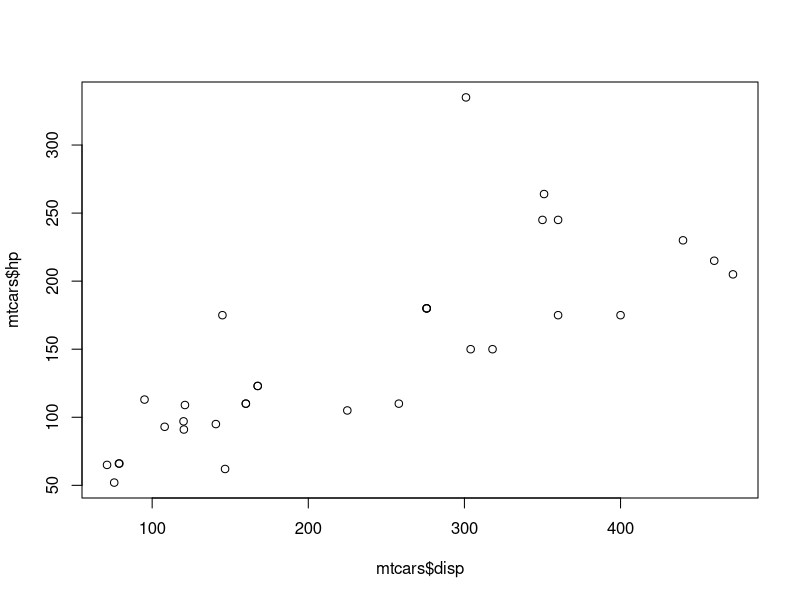
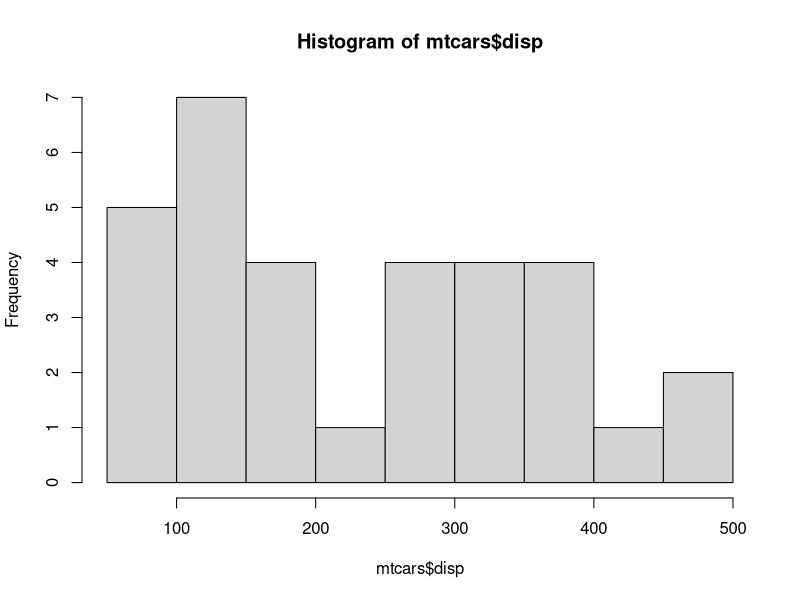
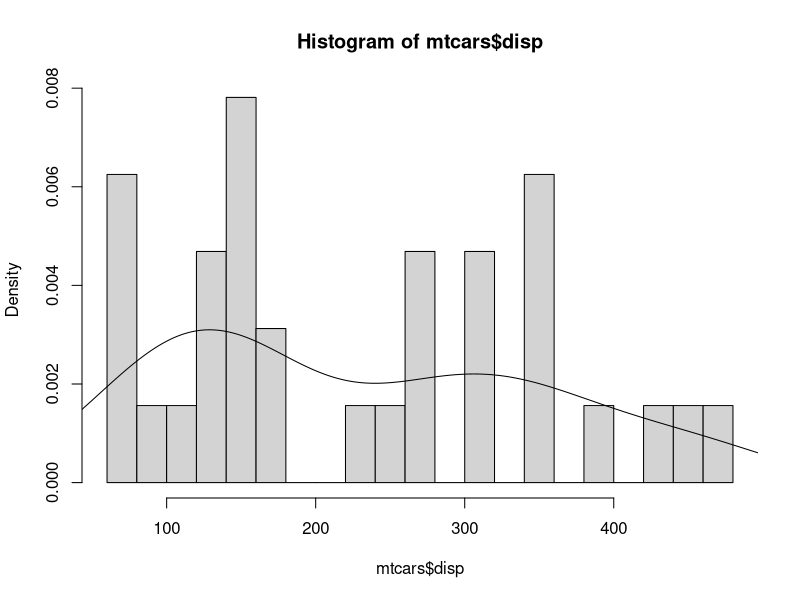
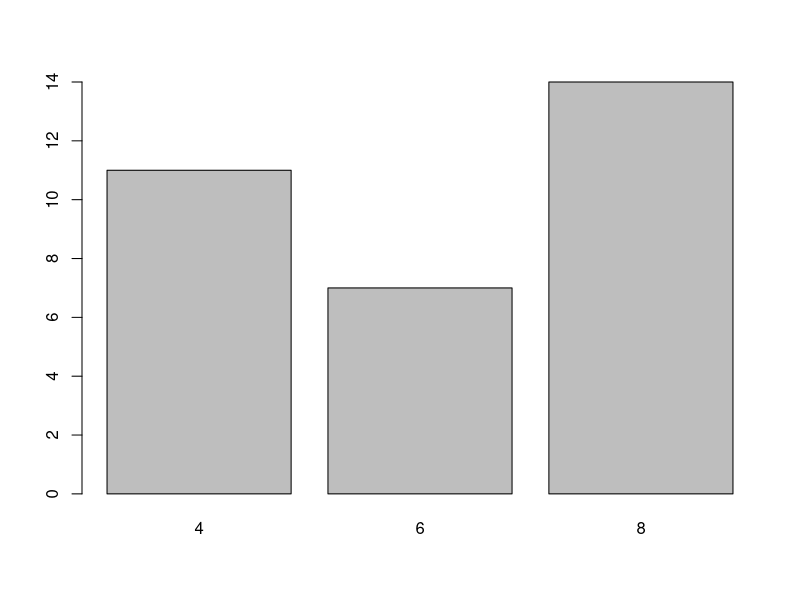
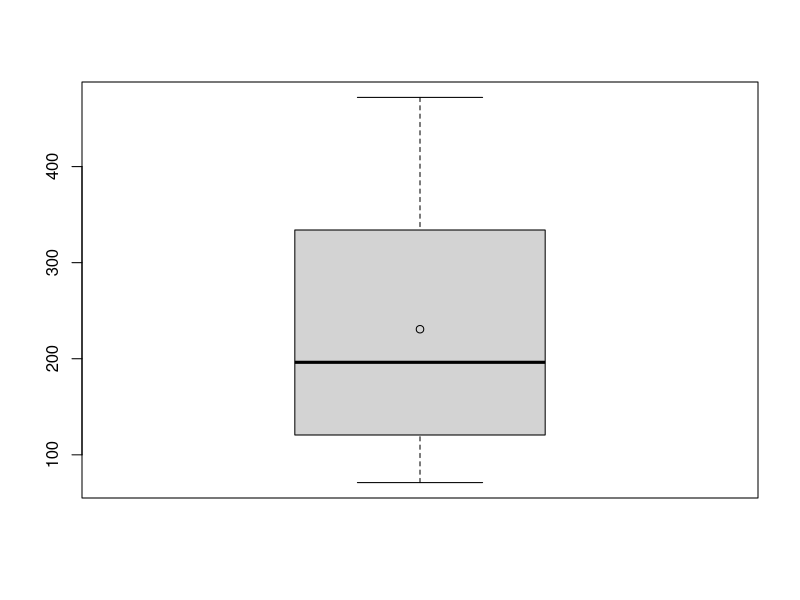
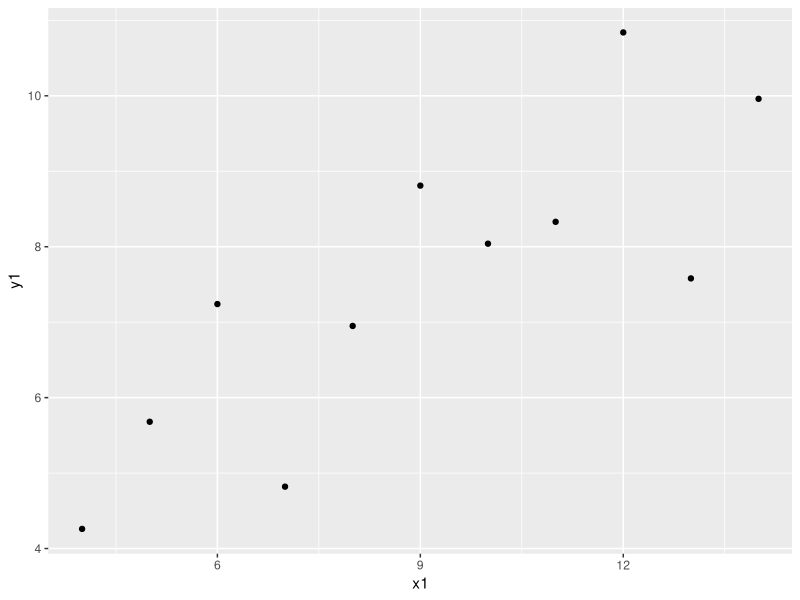
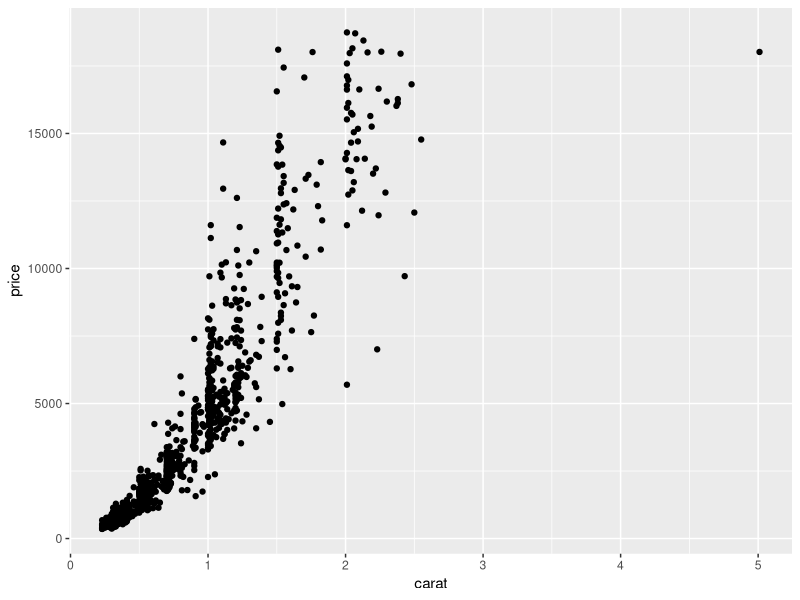
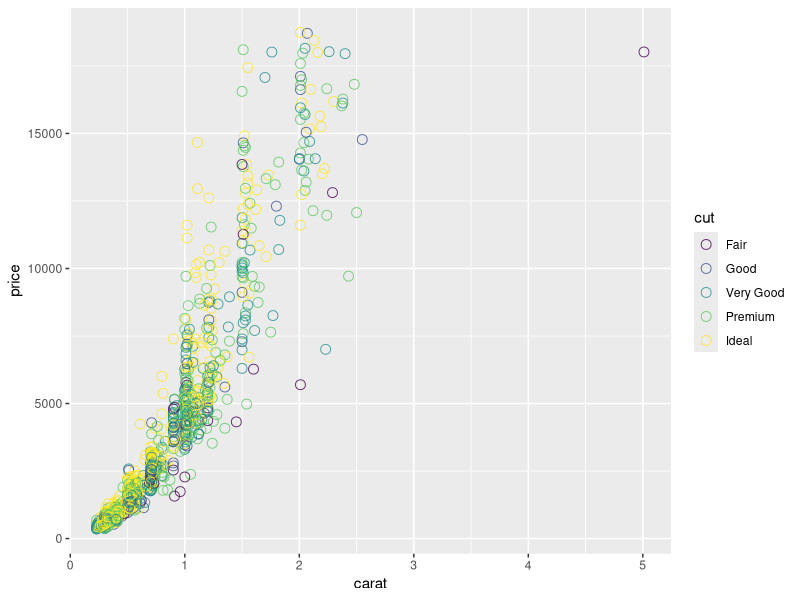

Source code (R) for these figures, in order:
## ---- chunk 1
knitr::opts_chunk$set(echo = FALSE)
## ---- chunk 2
2 + 3 
8 ^ 10
log(100) # Logaritmo neperiano
## ---- chunk 3
a <- 2
a
class(a)
## ---- chunk 4
b <- 13.6788956789
b
class(b)
print(b, digits = 10)
## ---- chunk 5
a+b
a-b
a*b
## ---- chunk 6
a^b
a/b

## ---- chunk 7
n <- as.integer(340000)
class(n)
n <- 2L
class(n)
## ---- chunk 8
a <- "aaa"
b <- "bbb"

paste(a, b, "hola", sep = ", ") 
## ---- chunk 9
3 == 2
b <- 3 != 2 
b
## ---- chunk 10
a <- TRUE
b <- F
a & b # Operador AND
a | b # Operador OR
!b  # Operador NOT
## ---- chunk 11
as.character(2)
as.numeric(TRUE)
## ---- chunk 12
pi
## ---- chunk 13
is.na(3)
is.null(NULL)
is.infinite(-Inf)
## ---- chunk 14
a <- c(2, 3, 4)
str(a)
a[2]
## ---- chunk 15
a + a 
a > 2.5
## ---- chunk 16
a <- c(2, 3, 4)
b <- c(10, 20)
a * b
## ---- chunk 17
a <- c(2, 3, 4)
abs(sin(a))
exp(a)
## ---- chunk 18
length(a)
sum(a)
mean(a)
## ---- chunk 19
a <- c(2, 3, 4)
3 %in% a
c(2,5,3,4) %in% a
## ---- chunk 20
1:10
seq(1, 10, by = 2)
seq(1, 3, length.out = 5) 
## ---- chunk 21
a <- c(8, 2, 5, 3)
sort(a)
a[order(a)]
a[order(a,decreasing = T)]
## ---- chunk 22
a <- c("hola", "adeu","hola", "adeu", "adeu", "bye")
b <- as.factor(a)
as.character(b)
as.numeric(b)
str(b)
## ---- chunk 23
a <- factor(c(3, 1, 3, 1, 1, 2), labels = c("adeu", "bye", "hola"))
a
levels(a)
## ---- chunk 24
dfA <- data.frame(int = 1:10,
                  let = sample(letters, 10, replace = TRUE), 
                  ran = rnorm(10))
dfA
## ---- chunk 25
dim(dfA) # Dimensión
nrow(dfA) # Número de columnas
ncol(dfA) # Número de filas
## ---- chunk 26
str(dfA)
head(dfA, 3) # Primeros datos, 6 por defecto
tail(dfA, 2) # Últimos valores
## ---- chunk 27
dfA[2,3]
dfA[,1]
dfA$let
## ---- chunk 28
a <- list(2, "2", FALSE)
b <- list(3, "hola", c(2, 3, 4))
## ---- chunk 29
a
b
## ---- chunk 30
length(a)
a[[3]]
b[[3]][1]
## ---- chunk 31
str(b)
## ---- chunk 32
notes <- c("Aprovat", "Insuficient", "Notable", "Insuficient",
           "Notable", "Excel·lent", "Aprovat")
notes <- factor(notes,
        levels = c("Insuficient", "Aprovat",
                   "Notable", "Excel·lent"),
        ordered = TRUE)
str(notes)
levels(notes)
## ---- chunk 33
a <- matrix(c(2, 4, -3, 5), ncol = 2)
a
a[2,2]
## ---- chunk 34
a * a # Producto posición por posición
a %*% a # Producto matricial
t(a) # Transposición
## ---- chunk 35
str(mtcars)
## ---- chunk 36
head(mtcars, 10)
## ---- chunk 37
plot(mtcars$disp,mtcars$hp)
## ---- chunk 38
hist(mtcars$disp)
## ---- chunk 39
hist(mtcars$disp,breaks=20,freq=FALSE)
lines(density(mtcars$disp))
## ---- chunk 40
barplot(table(as.factor(mtcars$cyl)))
## ---- chunk 41
boxplot(mtcars$disp)
points(mean(mtcars$disp))
## ---- chunk 42
if(!require("tidyverse")) {
  install.packages("tidyverse")
  library("tidyverse")
}
## ---- chunk 43
grafico <- ggplot(data = anscombe,
        mapping = aes(x = x1, y = y1))  # Datos y mapeado estético 
grafico <- grafico + geom_point()       # Geometría

grafico
## ---- chunk 44
diaM <- diamonds[sample(1:nrow(diamonds),1000),]
str(diaM)
## ---- chunk 45
ggplot(diaM, aes(x=carat,y=price)) + geom_point()
## ---- chunk 46
ggplot(diaM, aes(x=carat,y=price,color=cut)) + 
  geom_point(alpha=.8,shape=21,size=3)
## ---- chunk 47
ggplot(diaM, aes(x=carat,y=price,color=cut)) + 
  geom_point(alpha=.8,shape=21,size=3) +
  geom_smooth(method="lm",se=FALSE)
## ---- chunk 48
ggplot(diaM, aes(x=price)) + geom_histogram(binwidth=1000)
## ---- chunk 49
ggplot(diaM, aes(x=price,fill=cut)) +
  geom_histogram(position='dodge',binwidth=1000)
## ---- chunk 50
ggplot(diaM, aes(x=price,y=..density..,fill=cut)) +
  geom_histogram(position='dodge',binwidth=1000)
## ---- chunk 51
ggplot(diaM, aes(x=price,fill=cut)) +
  geom_density(alpha=.3)
## ---- chunk 52
ggplot(diaM, aes(x=clarity)) + geom_bar()
## ---- chunk 53
ggplot(diaM, aes(x=clarity, fill=cut)) + geom_bar()
## ---- chunk 54
ggplot(diaM, aes(x=clarity, fill=cut)) + geom_bar(position="dodge")
## ---- chunk 55
ggplot(diaM, aes(x=clarity, fill=cut)) + geom_bar(position="fill")
## ---- chunk 56
ggplot(diaM, aes(x=1, y=price)) + geom_boxplot()
## ---- chunk 57
ggplot(diaM, aes(x=cut, y=price)) + geom_boxplot()
## ---- chunk 58
ggplot(diaM, aes(x=cut, y=price)) + geom_boxplot(outlier.shape = NA) +
  geom_jitter(shape = 21, alpha=.5,height=0,width=.2)
## ---- chunk 59
medias <- diaM %>% group_by(cut) %>%
  summarise(price=mean(price))

ggplot(diaM, aes(x=cut, y=price)) + 
  geom_violin() +
  geom_boxplot(outlier.shape = NA, width = 0.1) +
  geom_point(data=medias,shape=3)
